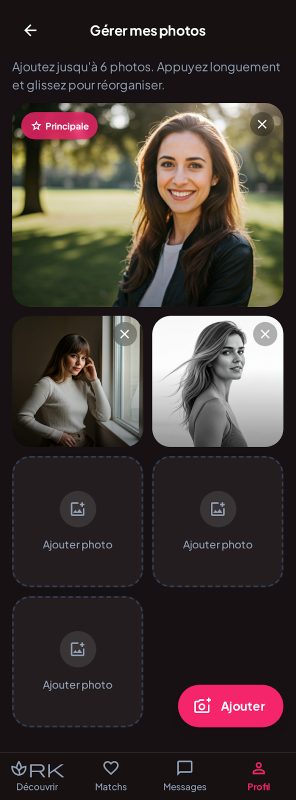
#> input picture design/stitch-exports/15-gestion-photos-profil-1/screen.png, 591 x 1600 px (shown at 1/2 size)
$ python -i face_blur.py   (imports and definitions only)   (Python 2 division)
#> lines starting #> are read from the running program, lines starting #| are printed output that depends on the picture
"""Floutage du VISAGE uniquement (photos masquées et vidéos publiques).

Objectif : pour matcher, on doit pouvoir voir la silhouette, le style, le
cadre… mais pas reconnaître la personne. On détecte donc les visages et on
ne floute QUE ces zones ; le reste de l'image reste net.

Détecteur : YuNet (OpenCV, modèle ONNX de 230 Ko embarqué dans
assets/models/, licence MIT). Choisi plutôt que les anciens détecteurs
"Haar" d'OpenCV, nettement moins fiables sur les peaux foncées et en
faible lumière — essentiel pour notre public.

Principe de sécurité : EN CAS DE DOUTE, TOUT RESTE FLOUTÉ.
  - photo sans visage détecté      -> photo entièrement floutée (ancien mode) ;
  - image de vidéo sans visage détecté à proximité (ni sur l'échantillon
    précédent, ni sur le suivant) -> image entièrement floutée ;
  - chaque zone de visage est agrandie (cheveux, oreilles, menton) et
    pixelisée PUIS floutée : impossible à "défloutter".
Limite assumée : un visage que le détecteur ne voit pas du tout (très de
profil, très petit, masqué) sur une image où un AUTRE visage est détecté
reste visible. Le signalement et la modération restent le filet de sécurité.
"""
from __future__ import annotations

import re
import subprocess
from pathlib import Path
from typing import List, Optional, Tuple

import cv2
import numpy as np

MODEL_PATH = Path(__file__).parent / "assets" / "models" / "face_detection_yunet_2023mar.onnx"

# Seuil de confiance volontairement BAS : on préfère flouter une zone en
# trop (fausse alerte) que rater un visage.
SCORE_THRESHOLD = 0.5
# Largeur maximale de l'image envoyée au détecteur (au-delà : plus lent,
# sans gain utile pour des visages de taille normale).
DETECT_MAX_WIDTH = 640
# Agrandissement de la zone détectée (fraction de la largeur / hauteur du
# visage) : le haut est plus agrandi pour couvrir front et cheveux.
MARGIN_SIDES, MARGIN_TOP, MARGIN_BOTTOM = 0.35, 0.55, 0.30
# Vidéos : nombre d'images analysées par seconde (les images intermédiaires
# utilisent les zones de l'échantillon précédent ET du suivant).
VIDEO_DETECTIONS_PER_SECOND = 6
# Vidéos publiques : largeur de sortie et images/seconde maximales.
VIDEO_OUTPUT_MAX_WIDTH = 480
VIDEO_MAX_FPS = 30

Box = Tuple[int, int, int, int]  # (x0, y0, x1, y1) en pixels


# [58 lines left out: functions detect_faces, _obliterate, blur_boxes, blur_everything, blur_faces_in_photo, not called in this run]


# ---------------------------------------------------------------------------
# Photos : BANDEAU NOIR ou MASQUE SANITAIRE avec le logo beAuthentik
# ---------------------------------------------------------------------------
# Demandes du propriétaire (09/10/2026) :
#   « bande des yeux au nez afin qu'on ne soit pas reconnaissable », puis « Mettons le bandeau noir un peu
#   au-dessus du menton ou un masque sanitaire (au choix dans les paramètres) avec le logo de beAuthentik ».
# YuNet renvoie, pour chaque visage, 5 repères : œil droit, œil gauche, bout du nez, coins de la bouche.
# Toutes les formes sont calculées dans le REPÈRE DU VISAGE pour suivre l'inclinaison de la tête :
#   u = position le long de la ligne des yeux, v = position vers le bas du visage,
#   l'unité est l'écart entre les deux yeux (le visage garde ainsi les mêmes proportions quelle que soit sa taille).
# Le masquage est OPAQUE : rien n'est récupérable dessous.
STYLE_BANDEAU = "bandeau"
STYLE_MASQUE_SANITAIRE = "masque_sanitaire"
STYLES_MASQUE = (STYLE_BANDEAU, STYLE_MASQUE_SANITAIRE)

BANDE_COULEUR_BGR = (14, 12, 12)          # noir (très légèrement adouci), opaque
BANDE_MARGE_COTES = 0.75                  # débord de chaque côté des yeux (en écarts entre les yeux)
BANDE_MARGE_HAUT = 0.55                   # au-dessus des yeux : sourcils
BANDE_MARGE_SOUS_BOUCHE = 0.30            # sous la bouche : s'arrête un peu au-dessus du menton

# 09/10/2026 — « Un fond blanc pour le masque. Le logo ressortira mieux »
MASQUE_COULEUR_BGR = (250, 250, 250)      # blanc
MASQUE_PLIS_BGR = (200, 200, 200)         # plis et contour gris clair (le masque reste visible sur peau claire)
MASQUE_ELASTIQUE_BGR = (228, 228, 228)    # élastiques gris très clair

LOGO_PATH = Path(__file__).parent / "assets" / "images" / "logo-beauthentik.png"


def detect_faces_landmarks(bgr: np.ndarray) -> List[Tuple[Box, np.ndarray]]:
    """Visages détectés avec leurs 5 repères (en pixels de l'image d'origine) : [(cadre brut, repères 5x2)]."""
    h, w = bgr.shape[:2]
    scale = min(1.0, DETECT_MAX_WIDTH / w)
    small = cv2.resize(bgr, (max(1, int(w * scale)), max(1, int(h * scale)))) if scale < 1 else bgr
    sh, sw = small.shape[:2]
    detector = cv2.FaceDetectorYN.create(str(MODEL_PATH), "", (sw, sh), SCORE_THRESHOLD, 0.3, 50)
    _, faces = detector.detect(small)
    out: List[Tuple[Box, np.ndarray]] = []
    for face in faces if faces is not None else []:
        x, y, fw, fh = (float(v) / scale for v in face[:4])
        reperes = np.array(face[4:14], dtype=np.float64).reshape(5, 2) / scale
        out.append(((int(x), int(y), int(x + fw), int(y + fh)), reperes))
    return out


class _RepereVisage:
    """Repère du visage : centre entre les yeux, axe des yeux (u), normale vers le menton (v), écart des yeux."""

    # [12 lines left out: function __init__, not called in this run]

    def _v(self, point: np.ndarray) -> float:
        return float(np.dot(point - self.centre, self.normale)) / self.ecart

    def point(self, u: float, v: float) -> np.ndarray:
        """Coordonnées (u, v) du visage → pixel de l'image."""
        return self.centre + (self.axe * u + self.normale * v) * self.ecart

    def poly(self, points_uv) -> np.ndarray:
        return np.array([[round(p[0]), round(p[1])] for p in (self.point(u, v) for u, v in points_uv)], dtype=np.int32)


# [53 lines left out: functions _cadre_vers_repere, _repere, polygone_bande, _formes_masque, _coller_logo, not called in this run]


def masquer_visages(rgb: np.ndarray, style: str = STYLE_BANDEAU) -> Optional[np.ndarray]:
    """Photo (tableau RGB) dont chaque visage est caché par le BANDEAU NOIR ou le MASQUE SANITAIRE, logo au centre.
    None si aucun visage n'est détecté (l'appelant floute alors toute la photo : en cas de doute, tout est masqué)."""
    from PIL import Image

    bgr = cv2.cvtColor(rgb, cv2.COLOR_RGB2BGR)
    visages = detect_faces_landmarks(bgr)
    if not visages:
        return None
    out = bgr.copy()
    logos = []                                  # (centre, taille, angle) : collés après le dessin des formes
    for cadre, reperes in visages:
        r = _repere(cadre, reperes)
        if style == STYLE_MASQUE_SANITAIRE and r is not None:
            contour, plis, elastiques, v_centre, hauteur = _formes_masque(r)
            epaisseur = max(1, round(r.ecart * 0.035))
            for e in elastiques:
                cv2.polylines(out, [e], False, MASQUE_ELASTIQUE_BGR, epaisseur, lineType=cv2.LINE_AA)
            cv2.fillPoly(out, [contour], MASQUE_COULEUR_BGR, lineType=cv2.LINE_AA)
            for p in plis:
                cv2.polylines(out, [p], False, MASQUE_PLIS_BGR, max(1, epaisseur // 2 + 1), lineType=cv2.LINE_AA)
            cv2.polylines(out, [contour], True, MASQUE_PLIS_BGR, epaisseur, lineType=cv2.LINE_AA)
            logos.append((r.point(0, v_centre), int(min(hauteur * 0.55, 0.85) * r.ecart), r.angle_deg))
        else:
            poly = polygone_bande(cadre, reperes)
            cv2.fillConvexPoly(out, poly, BANDE_COULEUR_BGR, lineType=cv2.LINE_AA)
            if r is not None:
                v_centre = (-BANDE_MARGE_HAUT + r.v_bouche + BANDE_MARGE_SOUS_BOUCHE) / 2
                logos.append((r.point(0, v_centre), int(0.75 * r.ecart), r.angle_deg))
    image = Image.fromarray(cv2.cvtColor(out, cv2.COLOR_BGR2RGB)).convert("RGBA")
    for centre, taille, angle in logos:
        _coller_logo(image, centre, taille, angle)
    return np.asarray(image.convert("RGB"))


def band_faces_in_photo(rgb: np.ndarray) -> Optional[np.ndarray]:
    """Compatibilité : bandeau noir (style par défaut)."""
    return masquer_visages(rgb, STYLE_BANDEAU)


# ---------------------------------------------------------------------------
# Vidéos
# ---------------------------------------------------------------------------

_DIMS_RE = re.compile(r"Video:.*?(\d{2,5})x(\d{2,5})")
_FPS_RE = re.compile(r"(\d+(?:\.\d+)?) fps")


# [73 lines left out: functions _probe, _decode, render_face_blurred_video, not called in this run]

>>> import cv2
>>> picture = cv2.imread('../design/stitch-exports/15-gestion-photos-profil-1/screen.png', cv2.IMREAD_GRAYSCALE)
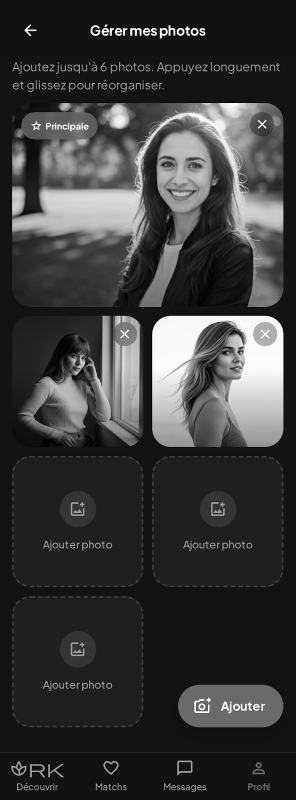
#> picture: shape (1600, 591) (shown at 1/2 size); min 0, max 255, mean 59.3
>>> result = masquer_visages(picture)
#> (the run stopped early here; a loop or call above may not have finished)
